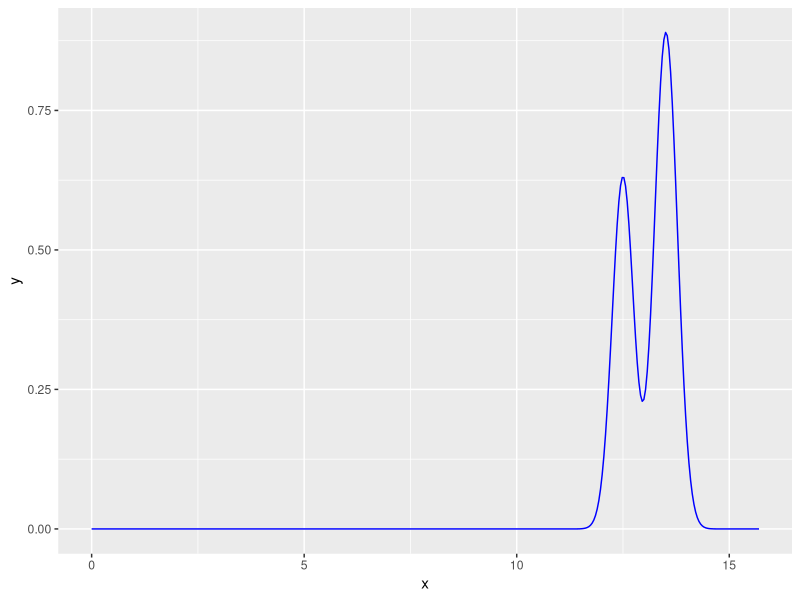
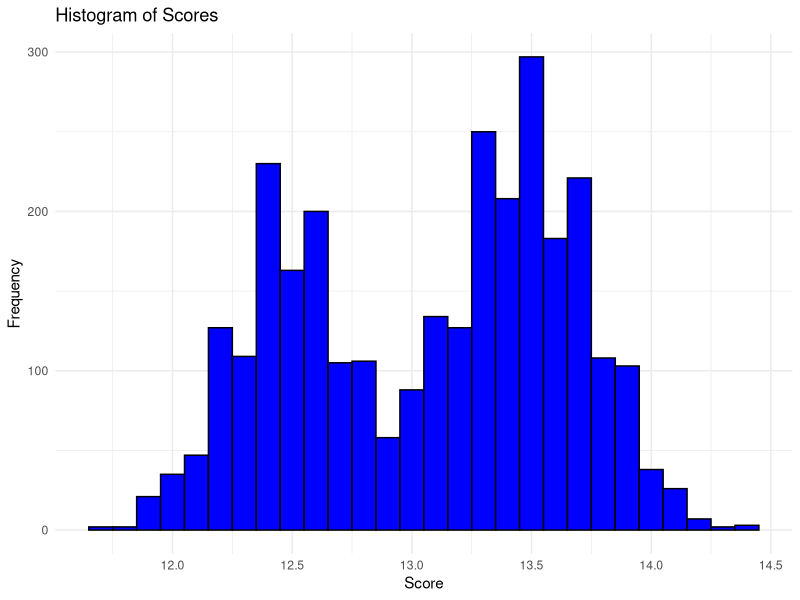

Write the R code that produced these figures, in order. (Note: a time limit stopped this script after it produced the figures.)
## ---- chunk 1
knitr::opts_chunk$set(echo = TRUE)
## ---- chunk 2
library(tidyverse)
library(data.table)
library(ggplot2)
library(purrr)
library(dplyr)
## ---- chunk 3
## Re-arranged data
data_women_scores_2022_to_2023 <- read.csv("cleaned data/restricted_women_2023.csv") %>% 
  select(Country, FullName, Apparatus, Score) %>% 
  # first, making c(VT, VT1, VT2) all just VT, since they're all the same apparatus, just named different at different competitions
  mutate(Apparatus = ifelse(Apparatus %in% c("VT1", "VT2"), "VT", Apparatus))  %>%
  filter(!is.na(Score) & Score != 0) #dropping all NAs -- ask the team: should we also drop zeros? -> emily said yeah 11.13.2023 7 21pm


# this is the data that will feed into the algo
data_ready_for_algo <- data_women_scores_2022_to_2023 %>%
  group_by(Country, FullName, Apparatus) %>%
  summarise(Scores = list(Score), .groups = 'drop')




## Global Fixed Integers
minBBScoreIn_data_women_scores_2022_to_2023 <- min(data_women_scores_2022_to_2023$Score[data_women_scores_2022_to_2023$Apparatus == "BB"], na.rm = TRUE)
maxBBScoreIn_data_women_scores_2022_to_2023 <- max(data_women_scores_2022_to_2023$Score[data_women_scores_2022_to_2023$Apparatus == "BB"], na.rm = TRUE)

minFXScoreIn_data_women_scores_2022_to_2023 <- min(data_women_scores_2022_to_2023$Score[data_women_scores_2022_to_2023$Apparatus == "FX"], na.rm = TRUE)
maxFXScoreIn_data_women_scores_2022_to_2023 <- max(data_women_scores_2022_to_2023$Score[data_women_scores_2022_to_2023$Apparatus == "FX"], na.rm = TRUE)

minUBScoreIn_data_women_scores_2022_to_2023 <- min(data_women_scores_2022_to_2023$Score[data_women_scores_2022_to_2023$Apparatus == "UB"], na.rm = TRUE)
maxUBScoreIn_data_women_scores_2022_to_2023 <- max(data_women_scores_2022_to_2023$Score[data_women_scores_2022_to_2023$Apparatus == "UB"], na.rm = TRUE)

minVTScoreIn_data_women_scores_2022_to_2023 <- min(data_women_scores_2022_to_2023$Score[data_women_scores_2022_to_2023$Apparatus == "VT"], na.rm = TRUE)
maxVTScoreIn_data_women_scores_2022_to_2023 <- max(data_women_scores_2022_to_2023$Score[data_women_scores_2022_to_2023$Apparatus == "VT"], na.rm = TRUE)


## 2D Table of Global Fixed Integers
minAndMaxScores2DTable <- list(
    BB = list(
        min = minBBScoreIn_data_women_scores_2022_to_2023,
        max = maxBBScoreIn_data_women_scores_2022_to_2023
    ),
    FX = list(
        min = minFXScoreIn_data_women_scores_2022_to_2023,
        max = maxFXScoreIn_data_women_scores_2022_to_2023
    ),
    UB = list(
        min = minUBScoreIn_data_women_scores_2022_to_2023,
        max = maxUBScoreIn_data_women_scores_2022_to_2023
    ),
    VT = list(
        min = minVTScoreIn_data_women_scores_2022_to_2023,
        max = maxVTScoreIn_data_women_scores_2022_to_2023
    )
)


## TO BE FED INTO runOlympicsNTimes
allWomenBBParticipants <- data_ready_for_algo %>%
  select(Country, FullName, Apparatus) %>%
  unique() %>% 
  filter(Apparatus == "BB")

allWomenUBParticipants <- data_ready_for_algo %>%
  select(Country, FullName, Apparatus) %>%
  unique() %>% 
  filter(Apparatus == "UB")

allWomenFXParticipants <- data_ready_for_algo %>%
  select(Country, FullName, Apparatus) %>%
  unique() %>% 
  filter(Apparatus == "FX")

allWomenVTParticipants <- data_ready_for_algo %>%
  select(Country, FullName, Apparatus) %>%
  unique() %>% 
  filter(Apparatus == "VT")

allWomenBBParticipants <- allWomenBBParticipants %>%
  mutate(SimulationResults = lapply(seq_along(FullName), function(x) list()))

allWomenUBParticipants <- allWomenUBParticipants %>%
  mutate(SimulationResults = lapply(seq_along(FullName), function(x) list()))

allWomenFXParticipants <- allWomenFXParticipants %>%
  mutate(SimulationResults = lapply(seq_along(FullName), function(x) list()))

allWomenVTParticipants <- allWomenVTParticipants %>%
  mutate(SimulationResults = lapply(seq_along(FullName), function(x) list()))
## ---- chunk 4
# sanity checking the 2D Table
# minAndMaxScores2DTable$BB$min
## ---- chunk 5
# Helper Function: createProperDataframe
# inputs are: "country code", "Athlete Name", "Apparatus (the two letters, like FX")
# output is a dataframe that is suitable for going in as input into the next step, aka creating estimated kernel densities

createProperDataframe = function(countryCode, athleteName, apparatusInitials){
  dataframeToReturn <- data_ready_for_algo %>% 
    filter(Country == countryCode, FullName == athleteName, Apparatus == apparatusInitials) %>% 
    select(Scores) %>% 
    unnest(Scores) %>% 
    unlist()
  
  apparatus <- apparatusInitials
  
  return(list(dataframeToReturn, apparatus))
}
## ---- chunk 6
# sanity checking function: createProperDataframe
#a = createProperDataframe(countryCode = "AUS", athleteName = "BROWN GEORGIA", apparatusInitials = "FX")
#a

#print(a[[1]])

#a[[2]]

#class(a[[1]]) --> should be "numeric"
#class(a[[2]])

#a[[1]]
## ---- chunk 7
# Helper Function: estimateKernelDensity

# coming up with an estimate kernel density based on the inputs that are:
# 1. output of createProperDataframe = list(properDataframeCreatedForAthleteAndApparatusCombination, apparatus)
# 2. bandwidthValue (the bigger, the "smoother")

# output:
# dataframe of x and y coordinates --> coordinates of the estimated density function

estimateKernelDensity <- function(outputOfCreateProperDataframe, bandwidthValue){
  library(KernSmooth)
  apparatusOfInterestHere = outputOfCreateProperDataframe[[2]]
  kernelLowerLimit = min(minAndMaxScores2DTable$apparatusOfInterestHere$min - 2, 0)
  kernelUpperLimit = max(minAndMaxScores2DTable$apparatusOfInterestHere$max + 2, 15.7)
  
  
  almostToReturn <- bkde(x = outputOfCreateProperDataframe[[1]], kernel = "normal", canonical = FALSE, bandwidth = bandwidthValue, gridsize = 401L, range.x = c(kernelLowerLimit, kernelUpperLimit), truncate = TRUE)
  #range.x = c(kernelLowerLimit, kernelUpperLimit)
  dataframeToReturn <- data.frame(
    x = almostToReturn$x, 
    y = almostToReturn$y
  )
  
  return(dataframeToReturn)
}

## ---- chunk 8
# sanity checking function: estimateKernelDensity
#b = estimateKernelDensity(createProperDataframe(countryCode = "AUS", athleteName = "BROWN GEORGIA", apparatusInitials = "UB"), 0.25)
#b
#class(b)


ggplot() +
  geom_line(data = estimateKernelDensity(createProperDataframe(countryCode = "AUS", athleteName = "BROWN GEORGIA", apparatusInitials = "UB"), 0.25), aes(x, y), color = "blue")
## ---- chunk 9
createCDFfromKDEandDrawONEscore <- function(dataframeReturnedByestimateKernelDensity){
  # Create a CDF from the KDE
  kde_y_cumsum <- cumsum(dataframeReturnedByestimateKernelDensity$y)
  cdf <- kde_y_cumsum / max(kde_y_cumsum)
  
  
  u <- runif(1)  # Generate uniform random number
  sampled_value <- dataframeReturnedByestimateKernelDensity$x[which.min(abs(cdf - u))]
  
  return(sampled_value)
  
  
}
## ---- chunk 10
# sanity checking function: createCDFfromKDEandDrawONEscore
c = createCDFfromKDEandDrawONEscore(estimateKernelDensity(createProperDataframe(countryCode = "AUS", athleteName = "BROWN GEORGIA", apparatusInitials = "UB"), 0.25))
c
class(c)

emptyList <- vector("list", 3000)

for (i in 1:3000) {
  toAdd <- createCDFfromKDEandDrawONEscore(estimateKernelDensity(createProperDataframe(countryCode = "AUS", athleteName = "BROWN GEORGIA", apparatusInitials = "UB"), 0.25))
  emptyList[[i]] <- toAdd
}

emptyListDF <- data.frame(values = unlist(emptyList))

# Creating a histogram with ggplot2
ggplot(emptyListDF, aes(x = values)) +
  geom_histogram(binwidth = 0.1, fill = "blue", color = "black") +
  theme_minimal() +
  labs(title = "Histogram of Scores", x = "Score", y = "Frequency")
## ---- chunk 11
class(allWomenBBParticipants[1, ])

allWomenBBParticipants[1, ]

allWomenBBParticipants[1, ]$Country
allWomenBBParticipants[1, ]$FullName
allWomenBBParticipants[1, ]$Apparatus

class(allWomenBBParticipants[1, ]$Country)
class(allWomenBBParticipants[1, ]$FullName)
class(allWomenBBParticipants[1, ]$Apparatus)


row1 <- allWomenBBParticipants[1, ]$SimulationResults
## ---- chunk 12
# sanity checking inner loop in runOlympicsNTimes

#row1 <- allWomenBBParticipants[1, ]
#    emptyList1 <- vector("list", 1000)
#    for (i in 1:1000) {
#      toAdd <- createCDFfromKDEandDrawONEscore(estimateKernelDensity(createProperDataframe(countryCode = row1$Country, athleteName = row1$FullName, apparatusInitials = row1$Apparatus), 0.25))
#      emptyList1[[i]] <- toAdd
#    }
    
    
    
#emptyList1_df <- data.frame(values = unlist(emptyList1))

# Create a histogram using ggplot
#ggplot(emptyList1_df, aes(x = values)) +
#  geom_histogram(binwidth = 0.1, fill = "blue", color = "black") + # Adjust binwidth as needed
#  theme_minimal() +
#  labs(title = "Histogram of Sampled Scores", x = "Score", y = "Frequency")



#ggplot() +
#  geom_line(data = estimateKernelDensity(createProperDataframe(countryCode = "ALG", athleteName = "NEMOUR KAYLIA", apparatusInitials = "BB"), 0.25), aes(x, y), color = "blue")
## ---- chunk 13
#for (i in 1:nrow(allWomenBBParticipants)) {
#    row <- allWomenBBParticipants[i, ]
#    row$SimulationResults <- make the list length 10
#}


 # setting up SimulationResults Vector for allWomenBBParticipants
#  for (i in 1:nrow(allWomenBBParticipants)) {
#    row <- allWomenBBParticipants[i, ]
#    row$SimulationResults <- vector("list", n)
#  }
## ---- chunk 14
#for (i in 1:nrow(allWomenBBParticipants)) {
#  row <- allWomenBBParticipants[i, ]
#  toAdd <- createCDFfromKDEandDrawONEscore(estimateKernelDensity(createProperDataframe(countryCode = row$Country, athleteName = row$FullName, apparatusInitials = row$Apparatus), 0.25))
#  print(class(allWomenBBParticipants[i, ]$Simulation))
#  print(class(toAdd))
#  print(toAdd)
#      #toAddList <- list(toAdd)
#      #allWomenBBParticipants[i, ]$SimulationResults[[nthOlympic]] <- toAddList
#}
## ---- chunk 15
#allWomenBBParticipants$SimulationResults <- lapply(1:nrow(allWomenBBParticipants), function(x) vector("list", 10))
#allWomenBBParticipants[2, ]$SimulationResults[[1]][[3]] <- 3

## ---- chunk 16
#allWomenBBParticipants$SimulationResults[[i]][[nthOlympic]] <- toAdd
## ---- chunk 17
# OVERALL ALGO: runOlympicsNTimes
# input: n
# uses all sorts of helper functions


runOlympicsNTimes <- function(n, allWomenBBParticipants, allWomenFXParticipants, allWomenUBParticipants, allWomenVTParticipants){
  
 
  
  # 1. running the Women's BB n times
  BBParticipants_copied <- allWomenBBParticipants
  
  BBParticipants_copied$SimulationResults <- lapply(1:nrow(BBParticipants_copied), function(x) vector("list", n))
  for (nthOlympic in 1:n){
    
    # each nthOlympic-iteration of the Olympics, this is filling out the nthOlympic-index of each athlete's SimulationResults vector
    for (i in 1:nrow(BBParticipants_copied)) {
      row <- BBParticipants_copied[i, ]
      toAdd <- createCDFfromKDEandDrawONEscore(estimateKernelDensity(createProperDataframe(countryCode = row$Country, athleteName = row$FullName, apparatusInitials = row$Apparatus), 0.25))
    
      BBParticipants_copied[i, ]$SimulationResults[[1]][[nthOlympic]] <- toAdd
    }
    print(paste(nthOlympic, "th olympic done for Women's BB"))
    
  }
  
  #return(BBParticipants_copied)
  
  
    
    
  
  
  
  
  # 2. running the Women's FX n times
  FXParticipants_copied <- allWomenFXParticipants
  
  FXParticipants_copied$SimulationResults <- lapply(1:nrow(FXParticipants_copied), function(x) vector("list", n))
  for (nthOlympic in 1:n){
    
    # each nthOlympic-iteration of the Olympics, this is filling out the nthOlympic-index of each athlete's SimulationResults vector
    for (i in 1:nrow(FXParticipants_copied)) {
      row <- FXParticipants_copied[i, ]
      toAdd <- createCDFfromKDEandDrawONEscore(estimateKernelDensity(createProperDataframe(countryCode = row$Country, athleteName = row$FullName, apparatusInitials = row$Apparatus), 0.25))
    
      FXParticipants_copied[i, ]$SimulationResults[[1]][[nthOlympic]] <- toAdd
    }
    print(paste(nthOlympic, "th olympic done for Women's FX"))
    
  }
  
  #return(FXParticipants_copied)
  
  
  
  # 3. running the Women's UB n times
  UBParticipants_copied <- allWomenUBParticipants
  
  UBParticipants_copied$SimulationResults <- lapply(1:nrow(UBParticipants_copied), function(x) vector("list", n))
  for (nthOlympic in 1:n){
    
    # each nthOlympic-iteration of the Olympics, this is filling out the nthOlympic-index of each athlete's SimulationResults vector
    for (i in 1:nrow(UBParticipants_copied)) {
      row <- UBParticipants_copied[i, ]
      toAdd <- createCDFfromKDEandDrawONEscore(estimateKernelDensity(createProperDataframe(countryCode = row$Country, athleteName = row$FullName, apparatusInitials = row$Apparatus), 0.25))
    
      UBParticipants_copied[i, ]$SimulationResults[[1]][[nthOlympic]] <- toAdd
    }
    print(paste(nthOlympic, "th olympic done for Women's UB"))
    
  }
  
  #return(UBParticipants_copied)
  
  
  
  
  
  
  
  # 4. running the Women's VT n times
  VTParticipants_copied <- allWomenVTParticipants
  
  VTParticipants_copied$SimulationResults <- lapply(1:nrow(VTParticipants_copied), function(x) vector("list", n))
  for (nthOlympic in 1:n){
    
    # each nthOlympic-iteration of the Olympics, this is filling out the nthOlympic-index of each athlete's SimulationResults vector
    for (i in 1:nrow(VTParticipants_copied)) {
      row <- VTParticipants_copied[i, ]
      toAdd <- createCDFfromKDEandDrawONEscore(estimateKernelDensity(createProperDataframe(countryCode = row$Country, athleteName = row$FullName, apparatusInitials = row$Apparatus), 0.25))
    
      VTParticipants_copied[i, ]$SimulationResults[[1]][[nthOlympic]] <- toAdd
    }
    print(paste(nthOlympic, "th olympic done for Women's VT"))
    
  }
  
  #return(VTParticipants_copied)
  
  
  
  
  # RETURN FOUR DATAFRAMES
  return(list(BBResults = BBParticipants_copied, FXResults = FXParticipants_copied, UBResults = UBParticipants_copied, VTResults = VTParticipants_copied))
  
  
}


## ---- chunk 18
# sanityCheck: runOlympicsNTimes
set.seed(1)
a = runOlympicsNTimes(100, allWomenBBParticipants, allWomenFXParticipants, allWomenUBParticipants, allWomenVTParticipants)

#a <- a %>% 
#  mutate(mean = sapply(SimulationResults, function(x) mean(unlist(x))))
## ---- chunk 19
aBB <- a$BBResults

aBB <- aBB %>% 
  mutate(mean = sapply(SimulationResults, function(x) mean(unlist(x))))


aUB <- a$UBResults

aUB <- aUB %>% 
  mutate(mean = sapply(SimulationResults, function(x) mean(unlist(x))))


aFX <- a$FXResults

aFX <- aFX %>% 
  mutate(mean = sapply(SimulationResults, function(x) mean(unlist(x))))


aVT <- a$VTResults

aVT <- aVT %>% 
  mutate(mean = sapply(SimulationResults, function(x) mean(unlist(x))))

## ---- chunk 20
BBResults <- aBB
# Convert all list columns in BBResults to character strings
BBResults[] <- lapply(BBResults, function(x) {
  if (is.list(x)) {
    sapply(x, toString)
  } else {
    x
  }
})
# Now save the modified data frame to a CSV file
write.csv(BBResults, file = "BBResults.csv", row.names = FALSE)
UBResults <- aUB
# Convert all list columns in BBResults to character strings
UBResults[] <- lapply(UBResults, function(x) {
  if (is.list(x)) {
    sapply(x, toString)
  } else {
    x
  }
})
# Now save the modified data frame to a CSV file
write.csv(UBResults, file = "UBResults.csv", row.names = FALSE)
FXResults <- aFX
# Convert all list columns in BBResults to character strings
FXResults[] <- lapply(FXResults, function(x) {
  if (is.list(x)) {
    sapply(x, toString)
  } else {
    x
  }
})
# Now save the modified data frame to a CSV file
write.csv(FXResults, file = "FXResults.csv", row.names = FALSE)
VTResults <- aVT
# Convert all list columns in BBResults to character strings
VTResults[] <- lapply(VTResults, function(x) {
  if (is.list(x)) {
    sapply(x, toString)
  } else {
    x
  }
})
# Now save the modified data frame to a CSV file
write.csv(VTResults, file = "VTResults.csv", row.names = FALSE)
## ---- chunk 21

## helper function to transform scores into relevant medals
transform_values <- function(column) {
  ranks <- min_rank(-column)  # Rank in descending order, ties are handled so that people with the same score are given the same medal 
  result <- ifelse(ranks == 1, 3, ifelse(ranks == 2, 2, ifelse(ranks == 3, 1, 0)))
  return(result)
}

separate_columns <- function(data, list_column_name, num_columns) {
  # Create empty data frame to store the separated columns
  result_matrix <- matrix(NA, nrow = nrow(data), ncol = num_columns)
  colnames(result_matrix) <- paste(list_column_name, seq_len(num_columns), sep = "_")
  
  # Loop through each row and separate the nested list into columns
  for (i in seq_len(nrow(data))) {
    nested_list <- data[[list_column_name]][i]
    
    # Assign the values to the corresponding columns in the result matrix
    result_matrix[i, ] <- unlist(nested_list)
    
  }
  
  # Bind the result matrix with the original data frame, excluding the original list column
  result_data <- cbind(data[, -which(names(data) == list_column_name)], result_matrix)
  result_data <- mutate_at(result_data, vars(starts_with(list_column_name)), transform_values)
  
  result_data$avg_result <- rowMeans(select(result_data, starts_with(list_column_name)))
  result_data$percentile_75_result <- apply(select(result_data, starts_with(list_column_name)), 1, function(x) quantile(x, 0.75))

  
  return(result_data)
}
## ---- chunk 22

## calculating the top three potential people
aBB_separated_data <- separate_columns(aBB, "SimulationResults", 100)

aBB_separated_data %>% 
  filter(FullName == "BILES SIMONE") %>% 
  select(avg_result)

aBB_separated_data %>% 
  filter(FullName == "WU RAN") %>% 
  select(percentile_75_result)

aBB_separated_data %>% 
  filter(Country == "USA") %>% 
  arrange(desc(avg_result)) %>% 
  select(Country, FullName, mean, avg_result) %>% 
  slice(1:5)


aFX_separated_data <- separate_columns(aFX, "SimulationResults", 100)

aFX_separated_data %>% 
  filter(Country == "USA") %>% 
  arrange(desc(avg_result)) %>% 
  select(Country, FullName, mean, avg_result) %>% 
  slice(1:3)

aUB_separated_data <- separate_columns(aUB, "SimulationResults", 100)

aUB_separated_data %>% 
  filter(Country == "USA") %>% 
  arrange(desc(avg_result)) %>% 
  select(Country, FullName, mean, avg_result) %>% 
  slice(1:3)

aVT_separated_data <- separate_columns(aFX, "SimulationResults", 100)

aVT_separated_data %>% 
  filter(Country == "USA") %>% 
  arrange(desc(avg_result)) %>% 
  select(Country, FullName, mean, avg_result) %>% 
  slice(1:3)

## ---- chunk 23
nested_list <- unlist(aBB$SimulationResults[1]) 
nested_list[1]
